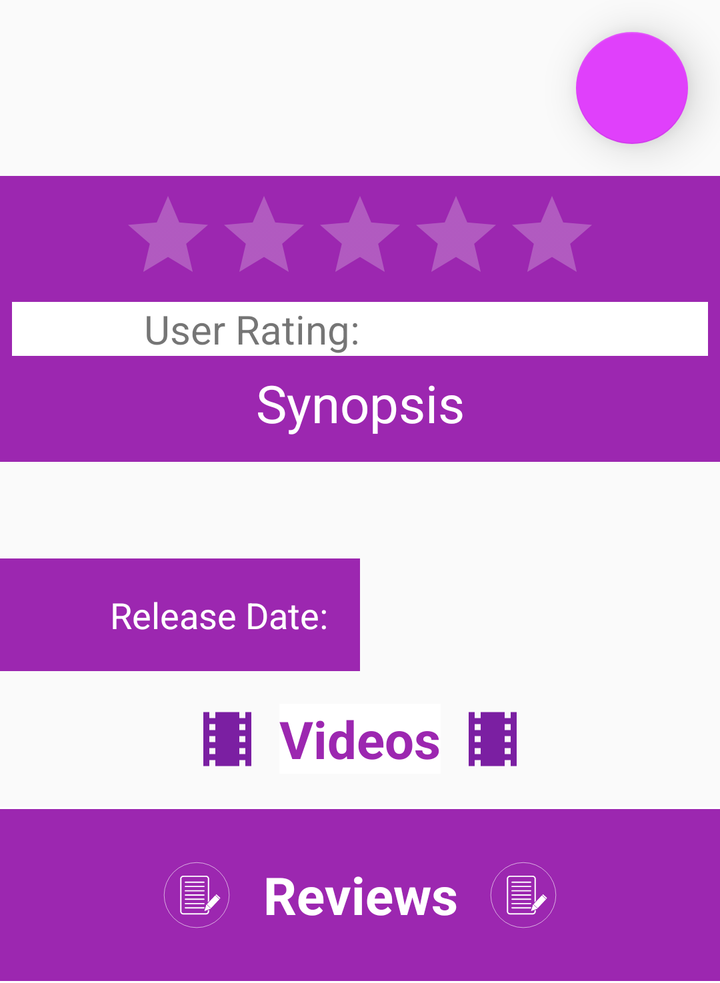
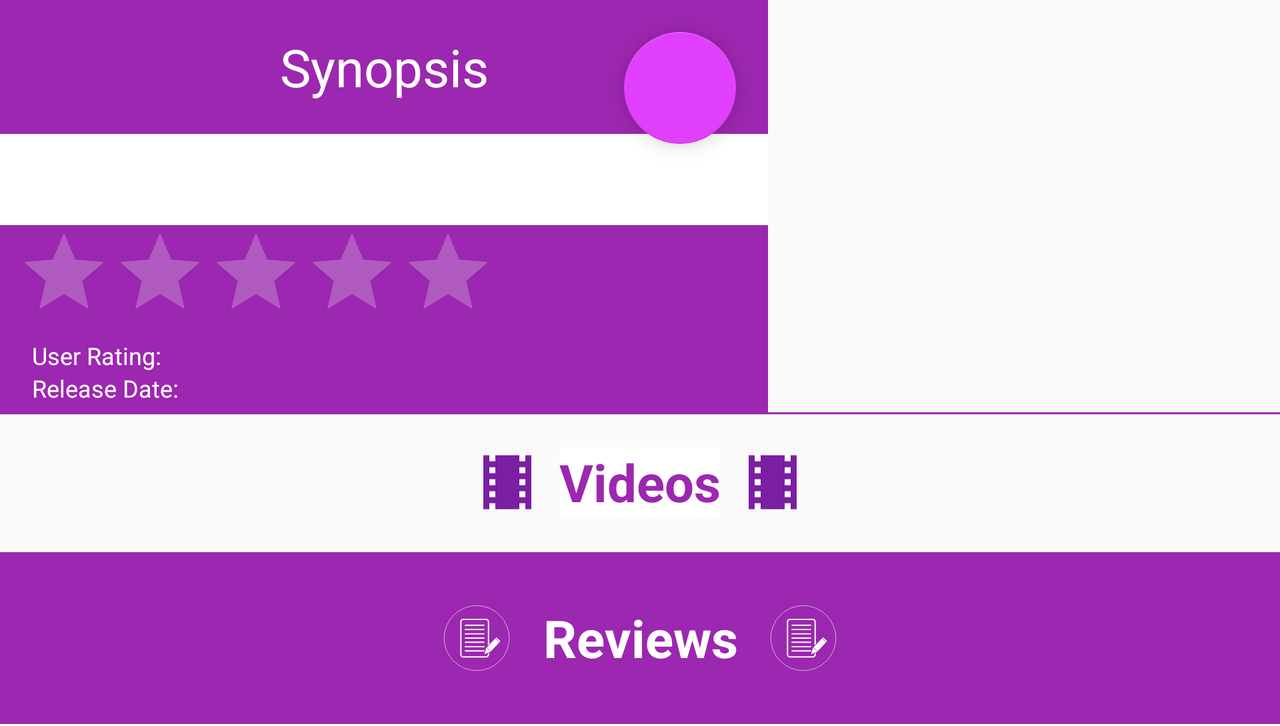

Two renders of one Android screen. The first uses the default layout on a phone; the second uses the alternative layout the repository ships for a different screen configuration, on a matching device. The two XML files are below.
<!-- AndroidManifest.xml: application theme AppTheme -->
<!-- res/layout/activity_detail.xml -->
<?xml version="1.0" encoding="utf-8"?>
<ScrollView xmlns:android="http://schemas.android.com/apk/res/android"
    xmlns:app="http://schemas.android.com/apk/res-auto"
    android:layout_width="match_parent"
    android:layout_height="wrap_content">

    
    <LinearLayout
        android:layout_width="match_parent"
        android:layout_height="wrap_content"
        android:orientation="vertical">

        <RelativeLayout
            android:layout_width="match_parent"
            android:layout_height="wrap_content">

            <android.support.design.widget.FloatingActionButton
                android:id="@+id/fab_favorite"
                android:layout_width="wrap_content"
                android:layout_height="wrap_content"
                android:layout_alignParentEnd="true"
                android:layout_alignParentRight="true"
                android:layout_alignParentTop="true"
                android:layout_margin="16dp"
                android:src="@drawable/ic_no_favorite_fab_24px"
                app:backgroundTint="@color/colorFAB"
                app:elevation="12dp" />

            
            <ImageView
                android:id="@+id/movie_poster_image_detail_iv"
                android:layout_width="match_parent"
                android:layout_height="match_parent"
                android:contentDescription="@string/poster_image_cd"
                android:scaleType="fitXY" />
        </RelativeLayout>

        
        <LinearLayout
            android:layout_width="match_parent"
            android:layout_height="match_parent"
            android:background="@color/colorPrimary"
            android:orientation="vertical"
            android:padding="6dp">

            
            <RatingBar
                android:id="@+id/detail_rating_bar"
                android:layout_width="wrap_content"
                android:layout_height="0dp"
                android:layout_gravity="center"
                android:layout_weight="1"
                android:isIndicator="true"
                android:numStars="5"
                android:theme="@style/RatingBar" />

            
            <LinearLayout
                android:layout_width="match_parent"
                android:layout_height="match_parent"
                android:background="@color/colorWhite"
                android:orientation="horizontal">

                
                <TextView
                    android:layout_width="0dp"
                    android:layout_height="wrap_content"
                    android:layout_weight="1"
                    android:gravity="end"
                    android:text="@string/user_rating_label"
                    android:textSize="20sp" />

                
                <TextView
                    android:id="@+id/movie_user_rating_tv"
                    android:layout_width="0dp"
                    android:layout_height="wrap_content"
                    android:layout_weight="1"
                    android:gravity="start"
                    android:paddingEnd="4dp"
                    android:paddingLeft="4dp"
                    android:paddingStart="4dp"
                    android:textSize="20sp" />

            </LinearLayout>
        </LinearLayout>

        
        <TextView
            android:id="@+id/movie_synopsis_label"
            android:layout_width="match_parent"
            android:layout_height="match_parent"
            android:background="@color/colorPrimary"
            android:gravity="center"
            android:paddingBottom="12dp"
            android:text="@string/synopsis_label"
            android:textColor="@color/colorWhite"
            android:textSize="26sp" />

        
        <TextView
            android:id="@+id/movie_synopsis_detail_tv"
            android:layout_width="match_parent"
            android:layout_height="match_parent"
            android:padding="12dp"
            android:textSize="18sp" />

        
        <LinearLayout
            android:layout_width="match_parent"
            android:layout_height="match_parent"
            android:orientation="horizontal">

            
            <TextView
                android:id="@+id/movie_release_date_label"
                android:layout_width="0dp"
                android:layout_height="wrap_content"
                android:layout_weight="1"
                android:background="@color/colorPrimary"
                android:gravity="end"
                android:padding="16dp"
                android:text="@string/released_date_label"
                android:textColor="@color/colorWhite"
                android:textSize="18sp" />

            
            <TextView
                android:id="@+id/movie_release_date_tv"
                android:layout_width="0dp"
                android:layout_height="wrap_content"
                android:layout_weight="1"
                android:gravity="start"
                android:paddingLeft="8dp"
                android:paddingRight="8dp"
                android:paddingStart="8dp"
                android:paddingEnd="8dp"
                android:textSize="18sp" />
        </LinearLayout>

        
        <RelativeLayout
            android:layout_width="match_parent"
            android:layout_height="wrap_content"
            android:paddingBottom="16dp"
            android:paddingTop="16dp">

            
            <ImageView
                android:id="@+id/icon_video"
                android:layout_width="wrap_content"
                android:layout_height="wrap_content"
                android:layout_centerHorizontal="true"
                android:layout_centerVertical="true"
                android:layout_toLeftOf="@id/movie_videos_label"
                android:layout_toStartOf="@id/movie_videos_label"
                android:paddingRight="8dp"
                android:paddingLeft="8dp"
                android:src="@drawable/ic_theaters_videos_icon"
                android:contentDescription="@string/videos_label" />

            
            <TextView
                android:id="@+id/movie_videos_label"
                android:layout_width="wrap_content"
                android:layout_height="wrap_content"
                android:layout_centerHorizontal="true"
                android:layout_centerVertical="true"
                android:background="@color/colorWhite"
                android:gravity="center"
                android:text="@string/videos_label"
                android:textColor="@color/colorPrimary"
                android:textSize="26sp"
                android:textStyle="bold" />

            
            <ImageView
                android:id="@+id/icon_video_right"
                android:layout_width="wrap_content"
                android:layout_height="wrap_content"
                android:layout_centerHorizontal="true"
                android:layout_centerVertical="true"
                android:layout_toRightOf="@id/movie_videos_label"
                android:layout_toEndOf="@id/movie_videos_label"
                android:paddingRight="8dp"
                android:paddingLeft="8dp"
                android:src="@drawable/ic_theaters_videos_icon"
                android:contentDescription="@string/videos_label" />

        </RelativeLayout>

        
        <include layout="@layout/video_recycler_view" />

        <View
            android:layout_width="match_parent"
            android:layout_height="1dp"
            android:background="@color/colorWhite" />

        
        <include layout="@layout/review_recycler_view" />

    </LinearLayout>
</ScrollView>
<!-- res/layout/video_recycler_view.xml (included above) -->
<?xml version="1.0" encoding="utf-8"?>
<HorizontalScrollView xmlns:android="http://schemas.android.com/apk/res/android"
    android:layout_width="match_parent"
    android:layout_height="wrap_content"
    android:background="@color/colorPrimary" >

    <android.support.v7.widget.RecyclerView
        xmlns:android="http://schemas.android.com/apk/res/android"
        android:id="@+id/video_recycler_view"
        android:layout_width="wrap_content"
        android:layout_height="match_parent" />

</HorizontalScrollView>
<!-- res/layout/review_recycler_view.xml (included above) -->
<?xml version="1.0" encoding="utf-8"?>
<LinearLayout xmlns:android="http://schemas.android.com/apk/res/android"
    android:layout_width="match_parent"
    android:layout_height="wrap_content"
    android:orientation="vertical">

    
    <RelativeLayout
        android:layout_width="match_parent"
        android:layout_height="wrap_content"
        android:background="@color/colorPrimary"
        android:paddingBottom="18dp"
        android:paddingTop="18dp">

        
        <ImageView
            android:id="@+id/icon_review_label"
            android:layout_width="wrap_content"
            android:layout_height="wrap_content"
            android:layout_centerHorizontal="true"
            android:layout_centerVertical="true"
            android:layout_toLeftOf="@id/reviews_label"
            android:layout_toStartOf="@id/reviews_label"
            android:contentDescription="@string/reviews_label"
            android:paddingLeft="8dp"
            android:paddingRight="8dp"
            android:src="@drawable/ic_review_icon_white" />

        
        <TextView
            android:id="@+id/reviews_label"
            android:layout_width="wrap_content"
            android:layout_height="wrap_content"
            android:layout_centerHorizontal="true"
            android:layout_centerVertical="true"
            android:gravity="center"
            android:text="@string/reviews_label"
            android:textColor="@color/colorWhite"
            android:textSize="26sp"
            android:textStyle="bold" />

        
        <ImageView
            android:id="@+id/icon_review_label_right"
            android:layout_width="wrap_content"
            android:layout_height="wrap_content"
            android:layout_centerHorizontal="true"
            android:layout_centerVertical="true"
            android:layout_toEndOf="@id/reviews_label"
            android:layout_toRightOf="@id/reviews_label"
            android:contentDescription="@string/reviews_label"
            android:paddingLeft="8dp"
            android:paddingRight="8dp"
            android:src="@drawable/ic_review_icon_white" />

    </RelativeLayout>

    <View
        android:layout_width="match_parent"
        android:layout_height="1dp"
        android:background="@color/colorWhite" />

    <ScrollView
        android:layout_width="match_parent"
        android:layout_height="wrap_content">

        <android.support.v7.widget.RecyclerView xmlns:android="http://schemas.android.com/apk/res/android"
            android:id="@+id/review_recycler_view"
            android:layout_width="match_parent"
            android:layout_height="wrap_content">

        </android.support.v7.widget.RecyclerView>
    </ScrollView>

</LinearLayout>
<!-- resources referenced by this layout -->
<resources>
  <color name="colorFAB">#E040FB</color>
  <color name="colorPrimary">#9C27B0</color>
  <color name="colorWhite">#ffffff</color>
  <!-- drawable ic_review_icon_white: vector/xml drawable (drawable, 3907 chars, omitted) -->
  <!-- drawable ic_theaters_videos_icon (drawable) -->
  <vector xmlns:android="http://schemas.android.com/apk/res/android"
      android:width="36dp"
      android:height="36dp"
      android:viewportWidth="24"
      android:viewportHeight="24">
    <path
        android:pathData="M18,3v2h-2L16,3L8,3v2L6,5L6,3L4,3v18h2v-2h2v2h8v-2h2v2h2L20,3h-2zM8,17L6,17v-2h2v2zM8,13L6,13v-2h2v2zM8,9L6,9L6,7h2v2zM18,17h-2v-2h2v2zM18,13h-2v-2h2v2zM18,9h-2L16,7h2v2z"
        android:fillColor="#7B1FA2"/>
  </vector>
  <string name="poster_image_cd">Movie Poster Image Thumbnail</string>
  <string name="released_date_label">Release Date: </string>
  <string name="reviews_label">Reviews </string>
  <string name="synopsis_label">Synopsis</string>
  <string name="user_rating_label">User Rating: </string>
  <string name="videos_label">Videos </string>
  <style name="RatingBar" parent="Theme.AppCompat.Light.DarkActionBar">
          <item name="colorControlNormal">@color/colorLightWhite</item>
          <item name="colorControlActivated">@color/colorYellow</item>
      </style>
  <style name="AppTheme" parent="Theme.AppCompat.Light.DarkActionBar">
          
          <item name="colorPrimary">@color/colorPrimary</item>
          <item name="colorPrimaryDark">@color/colorPrimaryDark</item>
          <item name="colorAccent">@color/colorAccent</item>
          <item name="preferenceTheme">@style/PreferenceThemeOverlay</item>
      </style>
  <color name="colorLightWhite">#EEEEEE</color>
  <color name="colorYellow">#FFFF00</color>
  <color name="colorPrimaryDark">#7B1FA2</color>
  <color name="colorAccent">#CE93D8</color>
</resources>
<!-- res/layout-land/activity_detail.xml (the repository's variant of the layout above) -->
<!-- drawn on the phone turned sideways -->
<?xml version="1.0" encoding="utf-8"?>
<ScrollView xmlns:android="http://schemas.android.com/apk/res/android"
    xmlns:app="http://schemas.android.com/apk/res-auto"
    android:layout_width="match_parent"
    android:layout_height="wrap_content">

    
    <LinearLayout
        android:layout_width="match_parent"
        android:layout_height="wrap_content"
        android:orientation="vertical">

        
        <LinearLayout
            android:layout_width="match_parent"
            android:layout_height="wrap_content"
            android:baselineAligned="true"
            android:orientation="horizontal">

            
            <LinearLayout
                android:layout_width="0dp"
                android:layout_height="wrap_content"
                android:layout_weight="3"
                android:background="@color/colorWhite"
                android:orientation="vertical">

                <RelativeLayout
                    android:layout_width="wrap_content"
                    android:layout_height="wrap_content"
                    android:background="@color/colorPrimary">

                    <android.support.design.widget.FloatingActionButton
                        android:id="@+id/fab_favorite"
                        android:layout_width="wrap_content"
                        android:layout_height="wrap_content"
                        android:layout_alignParentEnd="true"
                        android:layout_alignParentRight="true"
                        android:layout_margin="16dp"
                        android:src="@drawable/ic_no_favorite_fab_24px"
                        app:backgroundTint="@color/colorFAB" />

                    
                    <TextView
                        android:id="@+id/movie_synopsis_label"
                        android:layout_width="match_parent"
                        android:layout_height="match_parent"
                        android:layout_alignParentTop="true"
                        android:background="@color/colorPrimary"
                        android:gravity="center"
                        android:padding="16dp"
                        android:text="@string/synopsis_label"
                        android:textColor="@color/colorWhite"
                        android:textSize="26sp" />

                    
                    <TextView
                        android:id="@+id/movie_synopsis_detail_tv"
                        android:layout_width="match_parent"
                        android:layout_height="match_parent"
                        android:layout_below="@id/movie_synopsis_label"
                        android:background="@color/colorWhite"
                        android:padding="12dp"
                        android:textSize="16sp" />

                    
                    <RatingBar
                        android:id="@+id/detail_rating_bar"
                        style="?android:attr/ratingBarStyle"
                        android:layout_width="wrap_content"
                        android:layout_height="wrap_content"
                        android:layout_below="@id/movie_synopsis_detail_tv"
                        android:layout_marginLeft="8dp"
                        android:layout_marginRight="8dp"
                        android:isIndicator="true"
                        android:numStars="5"
                        android:theme="@style/RatingBar" />

                    
                    <TextView
                        android:id="@+id/user_rating_label"
                        android:layout_width="wrap_content"
                        android:layout_height="wrap_content"
                        android:layout_below="@id/detail_rating_bar"
                        android:layout_gravity="center"
                        android:paddingEnd="4dp"
                        android:paddingLeft="16dp"
                        android:paddingRight="4dp"
                        android:paddingStart="16dp"
                        android:text="@string/user_rating_label"
                        android:textColor="@color/colorWhite"
                        android:textSize="12sp" />

                    
                    <TextView
                        android:id="@+id/movie_user_rating_tv"
                        android:layout_width="match_parent"
                        android:layout_height="wrap_content"
                        android:layout_below="@id/detail_rating_bar"
                        android:layout_gravity="center"
                        android:layout_toEndOf="@id/user_rating_label"
                        android:layout_toRightOf="@id/user_rating_label"
                        android:textColor="@color/colorWhite"
                        android:textSize="12sp" />

                    
                    <TextView
                        android:id="@+id/movie_release_date_label"
                        android:layout_width="wrap_content"
                        android:layout_height="wrap_content"
                        android:layout_below="@id/movie_user_rating_tv"
                        android:gravity="center"
                        android:paddingBottom="4dp"
                        android:paddingEnd="4dp"
                        android:paddingLeft="16dp"
                        android:paddingRight="4dp"
                        android:paddingStart="16dp"
                        android:text="@string/released_date_label"
                        android:textColor="@color/colorWhite"
                        android:textSize="12sp" />

                    
                    <TextView
                        android:id="@+id/movie_release_date_tv"
                        android:layout_width="match_parent"
                        android:layout_height="wrap_content"
                        android:layout_below="@id/movie_user_rating_tv"
                        android:layout_toEndOf="@id/movie_release_date_label"
                        android:layout_toRightOf="@id/movie_release_date_label"
                        android:paddingBottom="4dp"
                        android:textColor="@color/colorWhite"
                        android:textSize="12sp" />

                </RelativeLayout>
            </LinearLayout>

            
            <ImageView
                android:id="@+id/movie_poster_image_detail_iv"
                android:layout_width="0dp"
                android:layout_height="match_parent"
                android:layout_weight="2"
                android:contentDescription="@string/poster_image_cd"
                android:scaleType="fitXY" />
        </LinearLayout>


        <View
            android:layout_width="match_parent"
            android:layout_height="1dp"
            android:background="@color/colorPrimary" />

        
        <RelativeLayout
            android:layout_width="match_parent"
            android:layout_height="wrap_content"
            android:paddingBottom="16dp"
            android:paddingTop="16dp">

            
            <ImageView
                android:id="@+id/icon_video"
                android:layout_width="wrap_content"
                android:layout_height="wrap_content"
                android:layout_centerHorizontal="true"
                android:layout_centerVertical="true"
                android:layout_toLeftOf="@id/movie_videos_label"
                android:layout_toStartOf="@id/movie_videos_label"
                android:contentDescription="@string/videos_label"
                android:paddingEnd="8dp"
                android:paddingLeft="8dp"
                android:paddingRight="8dp"
                android:src="@drawable/ic_theaters_videos_icon" />

            
            <TextView
                android:id="@+id/movie_videos_label"
                android:layout_width="wrap_content"
                android:layout_height="wrap_content"
                android:layout_centerHorizontal="true"
                android:layout_centerVertical="true"
                android:background="@color/colorWhite"
                android:gravity="center"
                android:text="@string/videos_label"
                android:textColor="@color/colorPrimary"
                android:textSize="26sp"
                android:textStyle="bold" />

            
            <ImageView
                android:id="@+id/icon_video_right"
                android:layout_width="wrap_content"
                android:layout_height="wrap_content"
                android:layout_centerHorizontal="true"
                android:layout_centerVertical="true"
                android:layout_toEndOf="@id/movie_videos_label"
                android:layout_toRightOf="@id/movie_videos_label"
                android:contentDescription="@string/videos_label"
                android:paddingEnd="8dp"
                android:paddingLeft="8dp"
                android:paddingRight="8dp"
                android:src="@drawable/ic_theaters_videos_icon" />

        </RelativeLayout>

        
        <include layout="@layout/video_recycler_view" />

        <View
            android:layout_width="match_parent"
            android:layout_height="1dp"
            android:background="@color/colorWhite" />

        
        <include layout="@layout/review_recycler_view" />

    </LinearLayout>


</ScrollView>
